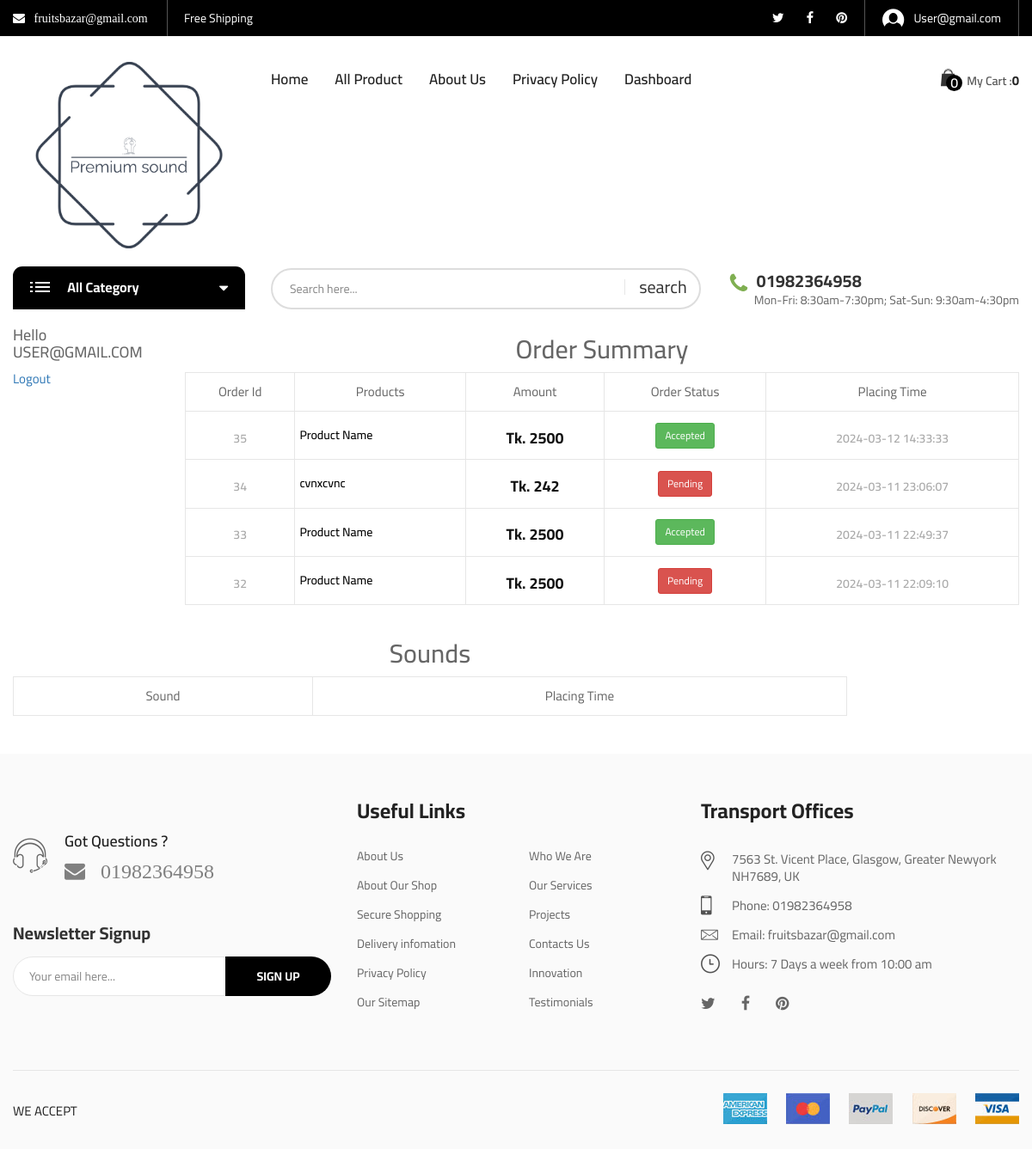
The page /exist_order.php (signed in) on the database its author committed.
### tables this page shows
CREATE TABLE `header_info` (
  `id` int(10) NOT NULL,
  `email` varchar(30) NOT NULL,
  `tweeter` varchar(500) NOT NULL,
  `fb_link` varchar(500) NOT NULL,
  `pinterest` varchar(500) NOT NULL,
  `phone` varchar(20) NOT NULL
);

CREATE TABLE `add_logo` (
  `id` int(10) NOT NULL,
  `img` varchar(200) NOT NULL
);

CREATE TABLE `order_details` (
  `order_id` int(255) NOT NULL,
  `user_id` int(11) NOT NULL,
  `product_id` int(255) NOT NULL,
  `pdt_sound` varchar(255) DEFAULT NULL,
  `product_name` varchar(255) NOT NULL,
  `pdt_quantity` int(11) NOT NULL,
  `amount` int(11) NOT NULL,
  `uses_coupon` varchar(35) NOT NULL,
  `order_status` int(3) NOT NULL,
  `trans_id` varchar(25) NOT NULL,
  `Shipping_mobile` varchar(20) NOT NULL,
  `shiping` varchar(255) NOT NULL,
  `order_time` timestamp NULL DEFAULT current_timestamp(),
  `order_date` date DEFAULT current_timestamp()
);

### exist_order.php (the view, shortened to what the rows shown need)
<?php
include_once("admin/class/adminback.php");
$obj = new adminback();
if (isset($_SESSION['user_id'])) {
    $id = $_SESSION['user_id'];
    $order_query =  $obj->order_details_by_id($id);
    $orders = array();
    while ($order_info = mysqli_fetch_assoc($order_query)) {
        $orders[] = $order_info;
    }
} else {
    header("location:user_login.php");
}
?>
<?php include_once("includes/head.php"); ?>
<body class="biolife-body">
    <header id="header" class="header-area style-01 layout-03">
        <?php include_once("includes/header_top.php"); ?>
        <?php include_once("includes/header_middle.php"); ?>
        <?php include_once("includes/header_bottom.php"); ?>
    </header>
    <div class="page-contain">
        <div id="main-content" class="main-content">
            <div class="container">
                <div class="row">
                    <div class="col-md-10">
                        <h2 class="text-center">Order Summary</h2>
                        <table class="shop_table cart-form">
                            <thead>
                                <tr>
                                    <th class="product-name">Order Id</th>
                                    <th class="product-price">Products</th>
                                    <th class="product-subtotal">Amount</th>
                                    <th class="product-subtotal">Order Status</th>
                                    <th class="product-subtotal">Placing Time</th>
                                </tr>
                            </thead>
                            <tbody>
                                <?php foreach ($orders as $order_info) { ?>
                                    <tr class="cart_item">
                                        <td class="product-thumbnail" data-title="Product Name">
                                            <a class="prd-thumb" href="single_product.php?status=singleproduct&&id=<?php echo $order_info['order_id']; ?>">
                                                <div class="price price-contain">
                                                    <span class="price-amount"><?php echo $order_info['order_id']; ?></span>
                                                </div>
                                            </a>
                                        </td>
                                        <td class="" data-title="Product Name">
                                            <a class="" href="single_product.php?status=singleproduct&&id=<?php echo $order_info['order_id']; ?>" style="text-decoration: none; color:black">
                                                <div class="price price-contain">
                                                    <h5 class="text-left"><?php echo $order_info['product_name']; ?></h5>
                                                </div>
                                            </a>
                                        </td>
                                        <td class="product-subtotal" data-title="Total">
                                            <div class="price price-contain">
                                                <ins><span class="price-amount"><span class="currencySymbol">Tk. </span><?php echo $order_info['amount']; ?></span></ins>
                                            </div>
                                        </td>
                                        <td class="product-subtotal" data-title="Total">
                                            <div class="">
                                                <span class="price-amount">
                                                    <?php
                                                    if ($order_info['order_status'] == 0) {
                                                        echo "<p class='btn btn-danger btn-sm'> Pending </p>";
                                                    } elseif ($order_info['order_status'] == 1) {
                                                        echo "<p class='btn btn-success btn-sm'> Accepted </p>";
                                                    }
                                                    ?>
                                                </span>
                                            </div>
                                        </td>
                                        <td class="product-subtotal" data-title="Total">
                                            <div class="price price-contain">
                                                <span class="price-amount"><?php echo $order_info['order_time']; ?></span>
                                            </div>
                                        </td>
                                    </tr>
                                <?php } ?>
                            </tbody>
                        </table>
                    </div>
                    <div class="col-md-10">
                        <h2 class="text-center">Sounds</h2>
                        <table class="shop_table cart-form">
                            <thead>
                                <tr>
                                    <th class="product-subtotal">Sound</th>
                                    <th class="product-subtotal">Placing Time</th>
                                </tr>
                            </thead>
                        </table>
                    </div>
                </div>
            </div>
        </div>
    </div>
    <br>
    <?php include_once("includes/footer.php"); ?>
</body>
</html>

### includes/header_top.php (shortened to what the rows shown need)
<?php
$obj= new adminback();
    $links = $obj->display_links();
?>
<div class="header-top bg-main hidden-xs">
            <div class="container">
                <div class="top-bar left">
                    <ul class="horizontal-menu">
                        <?php
                        while( $link = mysqli_fetch_assoc($links)){?>
                        <li>
                            <a class="fa fa-envelope" href="" > &nbsp;
                           <?php  echo $link['email'];  ?>
                          </a></li>
                        <li><a href="#">Free Shipping</a></li>
                    </ul>
                </div>
                <div class="top-bar right">
                    <ul class="social-list">
                        <li><a href="#<?php  echo $link['tweeter'];  ?>"><i class="fa fa-twitter" aria-hidden="true"></i></a></li>
                        <li><a href="#<?php  echo $link['fb_link'];  ?>"><i class="fa fa-facebook" aria-hidden="true"></i></a></li>
                        <li><a href="#<?php  echo $link['pinterest'];  ?>"><i class="fa fa-pinterest" aria-hidden="true"></i></a></li>
                               <?php } ?>
                    </ul>
                </div>
            </div>
        </div>

### includes/header_middle.php (shortened to what the rows shown need)
<?php
$obj = new adminback();
$logo_info = $obj->display_logo();
?>
<div class="header-middle biolife-sticky-object ">
    <div class="container">
        <div class="row">
            <div class="col-lg-3 col-md-2 col-md-6 col-xs-6">
                <a href="index.php" class="biolife-logo">
                    <?php while ($logo = mysqli_fetch_assoc($logo_info)) {
                    ?>
                        <img src="admin/uploads/<?php echo $logo['img']; ?>" alt="biolife logo">
                </a>
            <?php } ?>
            </div>
        </div>
    </div>
</div>

### includes/header_bottom.php (shortened to what the rows shown need)
<?php
$obj = new adminback();
$links = $obj->display_links();
$link = mysqli_fetch_assoc($links);
?>
<div class="header-bottom hidden-sm hidden-xs">
    <div class="container">
        <div class="row">
            <div class="col-lg-9 col-md-8 padding-top-2px">
                <div class="live-info">
                    <p class="telephone"><i class="fa fa-phone" aria-hidden="true"></i><b class="phone-number"> <?php echo $link['phone'] ?> </b></p>
                </div>
            </div>
        </div>
    </div>
</div>

### includes/footer.php (shortened to what the rows shown need)
<?php
$obj= new adminback();
    $links = $obj->display_links();
    $link = mysqli_fetch_assoc($links);
?>
<footer id="footer" class="footer layout-03">
        <div class="footer-content background-footer-03">
            <div class="container">
                <div class="row">
                    <div class="col-lg-4 col-md-4 col-sm-9">
                        <section class="footer-item">
                            <div class="footer-phone-info">
                                <p class="r-info">
                                    <span class="h4"> <a class="fa fa-envelope" href="#" style="color: gray; font-size:24px"> &nbsp;
                           <?php
                             echo $link['phone'];
                             ?>
                          </a></span>
                                </p>
                            </div>
                        </section>
                    </div>
                    <div class="col-lg-4 col-md-4 col-sm-6 md-margin-top-5px sm-margin-top-50px xs-margin-top-40px">
                        <section class="footer-item">
                            <div class="contact-info-block footer-layout xs-padding-top-10px">
                                <ul class="contact-lines">
                                    <li>
                                        <p class="info-item">
                                            <i class="biolife-icon icon-phone"></i>
                                            <b class="desc">Phone: <?php echo $link['phone'] ?></b>
                                        </p>
                                    </li>
                                    <li>
                                        <p class="info-item">
                                            <i class="biolife-icon icon-letter"></i>
                                            <b class="desc">Email:  <?php echo $link['email'] ?></b>
                                        </p>
                                    </li>
                                </ul>
                            </div>
                        </section>
                    </div>
                </div>
            </div>
        </div>
    </footer>

### rows shown on the page
header_info: email "fruitsbazar@gmail.com", phone "01982364958"
add_logo: img (picture)
order_details: order_id "35", product_name "Product Name", amount "2500", order_status "Accepted", order_time "2024-03-12 14:33:33"
order_details: order_id "34", product_name "cvnxcvnc", amount "242", order_status "Pending", order_time "2024-03-11 23:06:07"
order_details: order_id "33", product_name "Product Name", amount "2500", order_status "Accepted", order_time "2024-03-11 22:49:37"
order_details: order_id "32", product_name "Product Name", amount "2500", order_status "Pending", order_time "2024-03-11 22:09:10"

### other values the page prints
$_SESSION['username'] "User@gmail.com"
$username "USER@GMAIL.COM"
